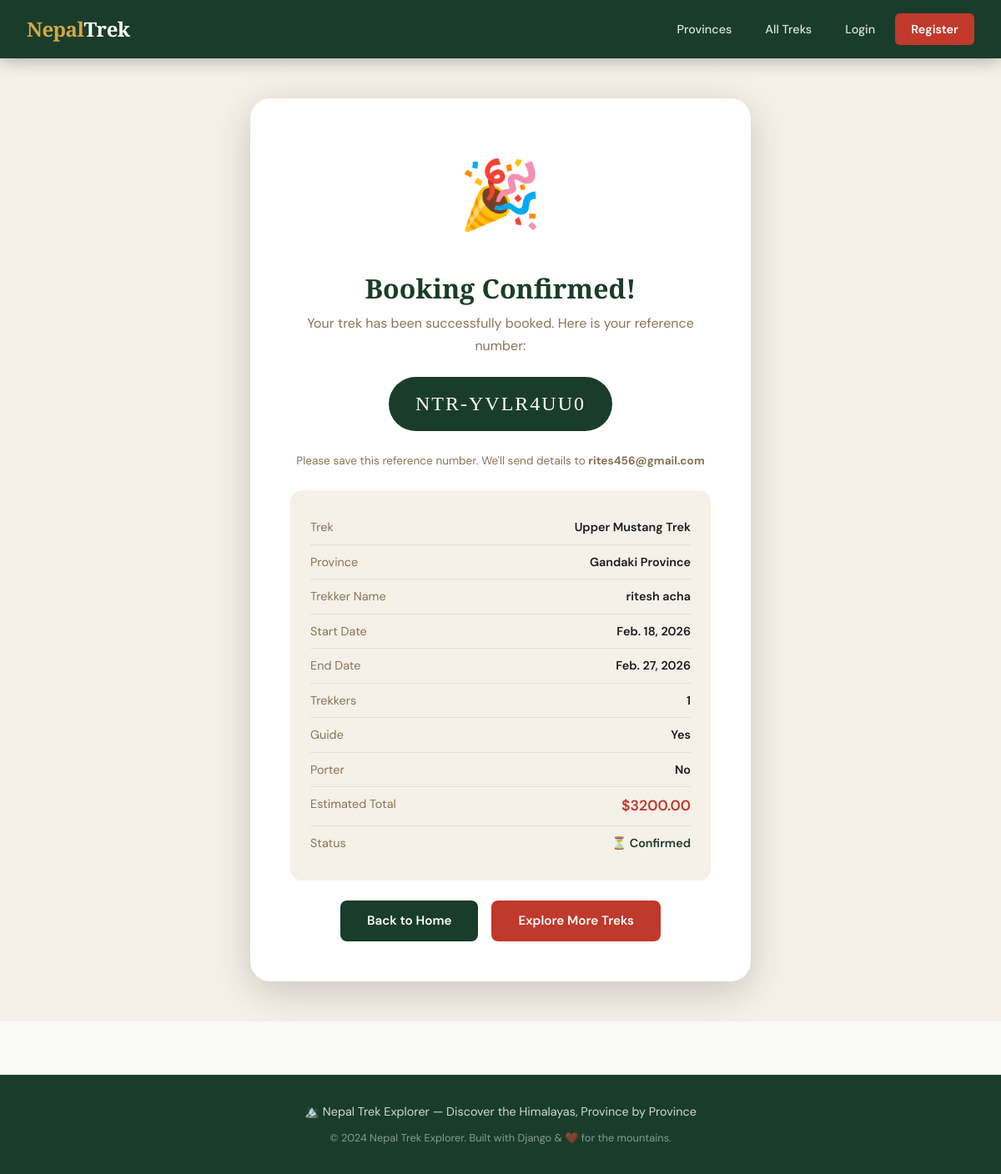
Page /booking/1/success/ on the committed database.
### treks/models.py (models this page shows, shortened)
class Booking(models.Model):
    STATUS_CHOICES = [
        ('pending', 'Pending'),
        ('confirmed', 'Confirmed'),
        ('cancelled', 'Cancelled'),
        ('completed', 'Completed'),
    ]
    user = models.ForeignKey(User, on_delete=models.SET_NULL, null=True, blank=True, related_name='bookings')
    route = models.ForeignKey(TrekkingRoute, on_delete=models.CASCADE, related_name='bookings')
    full_name = models.CharField(max_length=200)
    email = models.EmailField()
    phone = models.CharField(max_length=20)
    nationality = models.CharField(max_length=100)
    trek_start_date = models.DateField()
    trek_end_date = models.DateField()
    num_trekkers = models.PositiveIntegerField(default=1)
    require_guide = models.BooleanField(default=False)
    require_porter = models.BooleanField(default=False)
    num_porters = models.PositiveIntegerField(default=0)
    special_requests = models.TextField(blank=True)
    emergency_contact_name = models.CharField(max_length=200)
    emergency_contact_phone = models.CharField(max_length=20)
    total_price = models.DecimalField(max_digits=12, decimal_places=2, default=0)
    status = models.CharField(max_length=15, choices=STATUS_CHOICES, default='pending')
    booking_reference = models.CharField(max_length=20, unique=True, blank=True)
    created_at = models.DateTimeField(auto_now_add=True)
    updated_at = models.DateTimeField(auto_now=True)
    class Meta:
        ordering = ['-created_at']

class TrekkingRoute(models.Model):
    DIFFICULTY_CHOICES = [
        ('easy', 'Easy'),
        ('moderate', 'Moderate'),
        ('hard', 'Hard'),
        ('extreme', 'Extreme'),
    ]
    SEASON_CHOICES = [
        ('spring', 'Spring (Mar-May)'),
        ('summer', 'Summer (Jun-Aug)'),
        ('autumn', 'Autumn (Sep-Nov)'),
        ('winter', 'Winter (Dec-Feb)'),
        ('all', 'All Seasons'),
    ]
    name = models.CharField(max_length=200)
    province = models.ForeignKey(Province, on_delete=models.CASCADE, related_name='routes')
    description = models.TextField()
    short_description = models.CharField(max_length=300, blank=True)
    difficulty = models.CharField(max_length=10, choices=DIFFICULTY_CHOICES, default='moderate')
    duration_days = models.PositiveIntegerField(help_text='Number of days')
    distance_km = models.DecimalField(max_digits=6, decimal_places=1, help_text='Distance in kilometers')
    max_altitude = models.PositiveIntegerField(help_text='Maximum altitude in meters', default=0)
    best_season = models.CharField(max_length=10, choices=SEASON_CHOICES, default='autumn')
    start_point = models.CharField(max_length=100)
    end_point = models.CharField(max_length=100)
    price_per_person = models.DecimalField(max_digits=10, decimal_places=2, help_text='Price in USD')
    image = models.ImageField(upload_to='routes/', blank=True, null=True)
    highlights = models.TextField(blank=True, help_text='Key highlights, one per line')
    includes = models.TextField(blank=True, help_text='What is included, one per line')
    excludes = models.TextField(blank=True, help_text='What is excluded, one per line')
    is_featured = models.BooleanField(default=False)
    is_active = models.BooleanField(default=True)
    created_at = models.DateTimeField(auto_now_add=True)
    updated_at = models.DateTimeField(auto_now=True)
    class Meta:
        ordering = ['name']

class Province(models.Model):
    name = models.CharField(max_length=100)
    code = models.CharField(max_length=10, unique=True)
    description = models.TextField(blank=True)
    image = models.ImageField(upload_to='provinces/', blank=True, null=True)
    headquarters = models.CharField(max_length=100, blank=True)
    class Meta:
        ordering = ['name']

### treks/views.py (the view)
# urls.py: path('booking/<int:pk>/success/', views.booking_success, name='booking_success'),
def booking_success(request, pk):
    booking = get_object_or_404(Booking, pk=pk)
    return render(request, 'treks/booking_success.html', {'booking': booking})

### templates/treks/booking_success.html (shortened to what this page needs)
{% extends 'base.html' %}
{% block content %}
<div class="success-page">
    <div class="success-card">
        <div class="success-icon">🎉</div>
        <h1 style="font-size:2rem; color:var(--forest); margin-bottom:0.5rem;">Booking Confirmed!</h1>
        <p style="color:var(--warm-grey);">Your trek has been successfully booked. Here is your reference number:</p>
        <div class="ref-badge">{{ booking.booking_reference }}</div>
        <p style="font-size:0.85rem; color:var(--warm-grey);">Please save this reference number. We'll send details to <strong>{{ booking.email }}</strong></p>
        <div class="booking-details">
            <div class="bd-row"><span class="bd-key">Trek</span><span class="bd-val">{{ booking.route.name }}</span></div>
            <div class="bd-row"><span class="bd-key">Province</span><span class="bd-val">{{ booking.route.province.name }}</span></div>
            <div class="bd-row"><span class="bd-key">Trekker Name</span><span class="bd-val">{{ booking.full_name }}</span></div>
            <div class="bd-row"><span class="bd-key">Start Date</span><span class="bd-val">{{ booking.trek_start_date }}</span></div>
            <div class="bd-row"><span class="bd-key">End Date</span><span class="bd-val">{{ booking.trek_end_date }}</span></div>
            <div class="bd-row"><span class="bd-key">Trekkers</span><span class="bd-val">{{ booking.num_trekkers }}</span></div>
            <div class="bd-row"><span class="bd-key">Guide</span><span class="bd-val">{% if booking.require_guide %}Yes{% else %}No{% endif %}</span></div>
            <div class="bd-row"><span class="bd-key">Porter</span><span class="bd-val">{% if booking.require_porter %}Yes ({{ booking.num_porters }}){% else %}No{% endif %}</span></div>
            <div class="bd-row"><span class="bd-key">Estimated Total</span><span class="bd-val" style="color:var(--crimson); font-size:1.1rem;">${{ booking.total_price }}</span></div>
            <div class="bd-row"><span class="bd-key">Status</span><span class="bd-val" style="color:var(--forest);">⏳ {{ booking.get_status_display }}</span></div>
        </div>
        <div style="display:flex; gap:1rem; justify-content:center; flex-wrap:wrap;">
            <a href="{% url 'treks:home' %}" class="btn btn-secondary">Back to Home</a>
            <a href="{% url 'treks:route_list' %}" class="btn btn-primary">Explore More Treks</a>
        </div>
    </div>
</div>
{% endblock %}

### templates/base.html (style rules this page uses)
:root { --crimson: #C0392B; --crimson-dark: #922B21; --gold: #D4A843; --gold-light: #F0C060; --forest: #1A3D2B; --forest-mid: #2D6A4F; --forest-light: #40916C; --sky: #E8F4F8; --stone: #F5F0E8; --charcoal: #1C1C1C; --warm-grey: #8B7355; --off-white: #FAFAF7; --shadow: 0 4px 24px rgba(0,0,0,0.12); --shadow-lg: 0 12px 48px rgba(0,0,0,0.18); }
*, *::before, *::after { box-sizing: border-box; margin: 0; padding: 0; }
body { font-family: 'DM Sans', sans-serif; background: var(--off-white); color: var(--charcoal); line-height: 1.7; }
h1, h2, h3, h4 { font-family: 'Playfair Display', serif; line-height: 1.25; }
.btn { display: inline-block; padding: 0.75rem 2rem; border-radius: 8px; font-size: 0.95rem; font-weight: 600; text-decoration: none; cursor: pointer; border: none; transition: all 0.25s; font-family: 'DM Sans', sans-serif; }
.btn-primary { background: var(--crimson); color: #fff; }
.btn-secondary { background: var(--forest); color: #fff; }

### templates/treks/booking_success.html (style rules this page uses)
.success-page { min-height: 80vh; display: flex; align-items: center; justify-content: center; padding: 3rem 2rem; background: var(--stone); }
.success-card { background: #fff; border-radius: 24px; box-shadow: var(--shadow-lg); padding: 3rem; max-width: 600px; width: 100%; text-align: center; }
.success-icon { font-size: 5rem; margin-bottom: 1.5rem; animation: bounceIn 0.6s; }
.ref-badge { background: var(--forest); color: #fff; padding: 0.75rem 2rem; border-radius: 50px; font-family: 'Playfair Display', serif; font-size: 1.5rem; letter-spacing: 2px; display: inline-block; margin: 1.5rem 0; }
.booking-details { text-align: left; background: var(--stone); border-radius: 14px; padding: 1.5rem; margin: 1.5rem 0; }
.bd-row { display: flex; justify-content: space-between; padding: 0.5rem 0; border-bottom: 1px solid #E5DFD0; font-size: 0.9rem; }
.bd-row:last-child { border: none; }
.bd-key { color: var(--warm-grey); }
.bd-val { font-weight: 600; }

### rows in the picture
Booking: booking_reference "NTR-YVLR4UU0", email "rites456@gmail.com", route.name "Upper Mustang Trek", route.province.name "Gandaki Province", full_name "ritesh acha", trek_start_date "Feb. 18, 2026", trek_end_date "Feb. 27, 2026", num_trekkers "1", total_price "3200.00", status "Confirmed"
